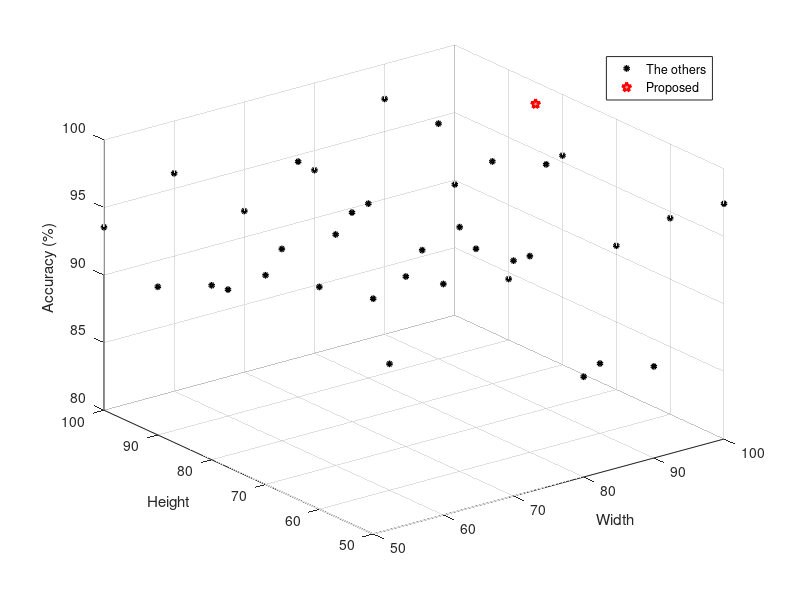

Write the MATLAB code that produced this figure.
data = [50	50	97.418
50	60	96.454
50	70	95.484
50	80	92.904
50	90	90.968
50	100	93.55
60	50	97.098
60	60	89.356
60	70	97.098
60	80	94.194
60	90	89.354
60	100	96.13
70	50	97.42
70	60	98.066
70	70	92.58
70	80	95.484
70	90	97.42
70	100	91.936
80	50	87.422
80	60	94.518
80	70	93.226
80	80	91.292
80	90	92.904
80	100	93.55
90	50	86.776
90	60	85.162
90	70	98.066
90	80	96.452
90	90	97.42
90	100	97.42
100	50	97.418
100	60	94.518
100	70	90.646
100	80	95.486
100	90	84.518
100	100	89.678
100	85	98.388
];

figure()
plot3(data(1:36,1),data(1:36,2),data(1:36,3), 'ko',...
    'LineWidth',2,...
    'MarkerFaceColor',[.1 .1 .1],...
    'MarkerSize',3)
grid on
hold on
plot3(data(37, 1),data(37,2),data(37,3), 'pr',...
    'LineWidth',2,...
    'MarkerFaceColor',[1 .6 .6],...
    'MarkerSize',7)
legend('The others', 'Proposed')
%title('The comparison of accuracy by array size')
xlabel('Width')
ylabel('Height')
zlabel('Accuracy (%)')